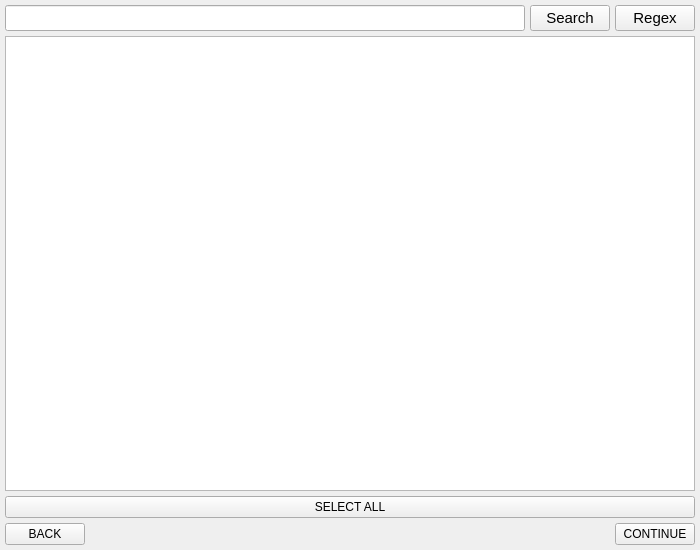
<?xml version="1.0" encoding="UTF-8"?>
<ui version="4.0">
 <class>Form</class>
 <widget class="QWidget" name="Form">
  <property name="geometry">
   <rect>
    <x>0</x>
    <y>0</y>
    <width>700</width>
    <height>550</height>
   </rect>
  </property>
  <property name="sizePolicy">
   <sizepolicy hsizetype="Preferred" vsizetype="Preferred">
    <horstretch>0</horstretch>
    <verstretch>0</verstretch>
   </sizepolicy>
  </property>
  <property name="minimumSize">
   <size>
    <width>700</width>
    <height>550</height>
   </size>
  </property>
  <property name="windowTitle">
   <string>Form</string>
  </property>
  <layout class="QVBoxLayout" name="verticalLayout">
   <property name="spacing">
    <number>5</number>
   </property>
   <property name="leftMargin">
    <number>5</number>
   </property>
   <property name="topMargin">
    <number>5</number>
   </property>
   <property name="rightMargin">
    <number>5</number>
   </property>
   <property name="bottomMargin">
    <number>5</number>
   </property>
   <item>
    <layout class="QHBoxLayout" name="horizontalLayout">
     <property name="spacing">
      <number>5</number>
     </property>
     <item>
      <widget class="QLineEdit" name="search_field">
       <property name="font">
        <font>
         <pointsize>11</pointsize>
        </font>
       </property>
       <property name="text">
        <string/>
       </property>
      </widget>
     </item>
     <item>
      <widget class="QPushButton" name="search_btn">
       <property name="font">
        <font>
         <pointsize>11</pointsize>
        </font>
       </property>
       <property name="text">
        <string>Search</string>
       </property>
       <property name="icon">
        <iconset resource="resources.qrc">
         <normaloff>:/icons/search.svg</normaloff>:/icons/search.svg</iconset>
       </property>
       <property name="shortcut">
        <string>Return</string>
       </property>
       <property name="checkable">
        <bool>false</bool>
       </property>
      </widget>
     </item>
     <item>
      <widget class="QPushButton" name="regex_btn">
       <property name="font">
        <font>
         <pointsize>11</pointsize>
        </font>
       </property>
       <property name="text">
        <string>Regex</string>
       </property>
       <property name="icon">
        <iconset resource="resources.qrc">
         <normaloff>:/icons/regex.svg</normaloff>:/icons/regex.svg</iconset>
       </property>
       <property name="shortcut">
        <string>Ctrl+R</string>
       </property>
       <property name="checkable">
        <bool>true</bool>
       </property>
      </widget>
     </item>
    </layout>
   </item>
   <item>
    <widget class="QListView" name="scripts_view">
     <property name="selectionMode">
      <enum>QAbstractItemView::SelectionMode::MultiSelection</enum>
     </property>
     <property name="selectionBehavior">
      <enum>QAbstractItemView::SelectionBehavior::SelectRows</enum>
     </property>
     <property name="uniformItemSizes">
      <bool>true</bool>
     </property>
    </widget>
   </item>
   <item>
    <widget class="QPushButton" name="select_all_btn">
     <property name="text">
      <string>SELECT ALL</string>
     </property>
     <property name="shortcut">
      <string>Ctrl+A</string>
     </property>
     <property name="checkable">
      <bool>true</bool>
     </property>
    </widget>
   </item>
   <item>
    <layout class="QHBoxLayout" name="horizontalLayout_2">
     <property name="spacing">
      <number>5</number>
     </property>
     <item>
      <widget class="QPushButton" name="back_btn">
       <property name="text">
        <string>BACK</string>
       </property>
       <property name="icon">
        <iconset resource="resources.qrc">
         <normaloff>:/icons/back.svg</normaloff>:/icons/back.svg</iconset>
       </property>
       <property name="shortcut">
        <string>Ctrl+B</string>
       </property>
      </widget>
     </item>
     <item>
      <spacer name="horizontalSpacer">
       <property name="orientation">
        <enum>Qt::Orientation::Horizontal</enum>
       </property>
       <property name="sizeHint" stdset="0">
        <size>
         <width>40</width>
         <height>20</height>
        </size>
       </property>
      </spacer>
     </item>
     <item>
      <widget class="QPushButton" name="continue_btn">
       <property name="layoutDirection">
        <enum>Qt::LayoutDirection::RightToLeft</enum>
       </property>
       <property name="text">
        <string>CONTINUE</string>
       </property>
       <property name="icon">
        <iconset resource="resources.qrc">
         <normaloff>:/icons/continue.svg</normaloff>:/icons/continue.svg</iconset>
       </property>
       <property name="shortcut">
        <string>Ctrl+Return</string>
       </property>
      </widget>
     </item>
    </layout>
   </item>
  </layout>
 </widget>
 <resources>
  <include location="resources.qrc"/>
 </resources>
 <connections/>
</ui>
